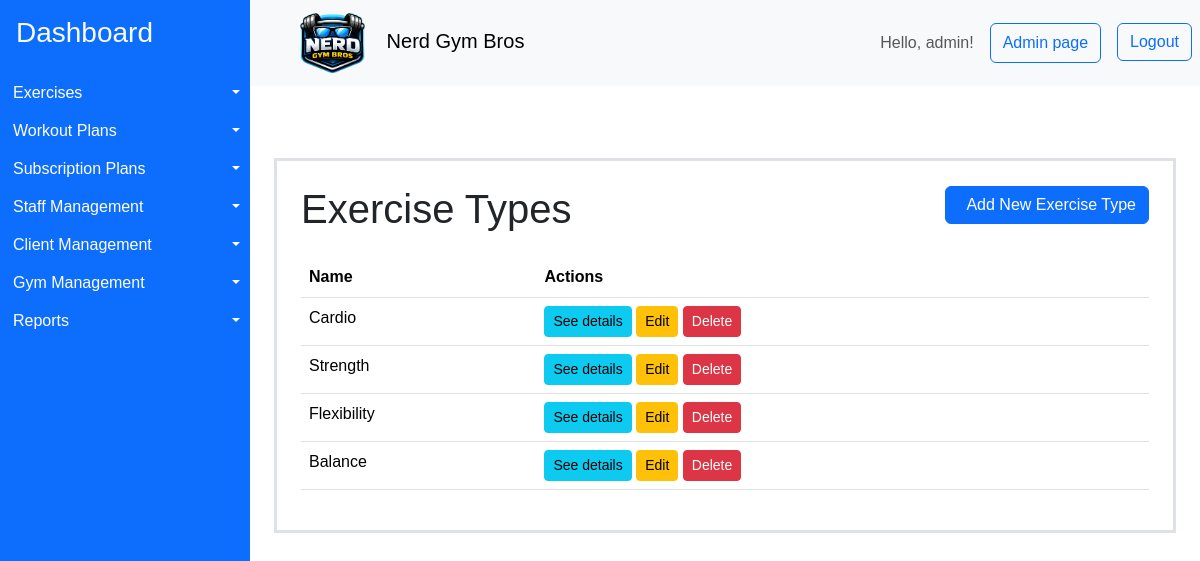
/exercise-types/ (signed in), run on the app's committed database.
### gymApp/models/dictionaries.py (models this page shows, shortened)
class ExerciseType(models.Model):
    name = models.CharField(max_length=100)  # e.g., Cardio, Strength, Flexibility
    class Meta:
        indexes = [
            models.Index(fields=["name"]),
        ]

### gymApp/views/admin_page.py (the view)
class ExerciseTypeListView(LoginRequiredMixin, PermissionRequiredMixin, ListView):
    model = ExerciseType
    template_name = "gymApp/exercise_type/list.html"
    context_object_name = "exercise_types"
    permission_required = "gymApp.view_exercisetype"
    raise_exception = True

### gymApp/templates/gymApp/exercise_type/list.html (shortened to what this page needs)
{% extends "gymApp/layout.html" %}
{% load bootstrap_icons %}
{% block content %}
<div class="container mt-5 p-4 border border-3" >
    <div class="d-flex justify-content-between align-items-center mb-3">
        <h1>Exercise Types</h1>
        <a href="{% url 'exercise_type_create' %}" class="btn btn-primary mb-3">
            <span class="ms-2">Add New Exercise Type</span>
        </a>
    </div>
    <table class="table">
        <thead>
            <tr>
                <th scope="col">Name</th>
                <th scope="col">Actions</th>
            </tr>
        </thead>
        <tbody>
    {% for exercise_type in exercise_types %}
            <tr>
                <td>{{ exercise_type.name }}</td>
                <td>
                    <a href="{% url 'exercise_type_detail' exercise_type.pk %}" class="btn btn-info btn-sm">See details</a>
                    <a href="{% url 'exercise_type_update' exercise_type.pk %}" class="btn btn-warning btn-sm">Edit</a>
                    <a href="{% url 'exercise_type_delete' exercise_type.pk %}" class="btn btn-danger btn-sm">Delete</a>
                </td>
            </tr>
    {% empty %}
            <tr>
                <td colspan="2">No exercise types.</td>
            </tr>
    {% endfor %}
        </tbody>
    </table>
</div>
{% endblock %}

### gymApp/templates/gymApp/layout.html (shortened to what this page needs)
{% load bootstrap_icons %}
{% load static %}
<!DOCTYPE html>
<html>
    <head>
        <link href="https://cdn.jsdelivr.net/npm/bootstrap@5.3.8/dist/css/bootstrap.min.css" rel="stylesheet">
        <link rel="stylesheet" href="{% static 'styles/styles.css' %}">
    </head>
    <body>
    <div class="container-fluid layout d-flex flex-row p-0">
      <aside class="sidebar bg-primary" id="sidebar">
        <a class="d-block h3 pt-3 ps-3 link-light link-underline-opacity-0" href="{% url 'home'%}">Dashboard</a>
        <ul class="list-group mt-4" style="white-space: nowrap;" >
          {% if perms.gymApp.view_exercise %}
            <li class="d-flex  btn-group" >
              <a href="{% url 'exercise_list' %}" class="d-block text-start btn btn-primary rounded-0 flex-grow-1 "> {% bs_icon 'person-walking' size='1.25em'  %} Exercises</a>
              <button type="button" class="d-block btn btn-primary rounded-0 dropdown-toggle dropdown-toggle-split flex-grow-0 flex-shrink-0 " data-bs-toggle="dropdown" aria-expanded="false">
              </button>
            </li>
          {% endif %}
          {% if perms.gymApp.view_workoutplan %}
            <li class="d-flex  btn-group">
              <a href="{% url 'workout_plan_list' %}" class="d-block text-start btn btn-primary rounded-0 flex-grow-1 "> {% bs_icon 'list-check' size='1.25em'  %} Workout Plans</a>
              <button type="button" class="d-block btn btn-primary rounded-0 dropdown-toggle dropdown-toggle-split flex-grow-0 flex-shrink-0 " data-bs-toggle="dropdown" aria-expanded="false">
              </button>
            </li>
          {% endif %}
          {% if perms.gymApp.view_subscriptionplan %}
            <li class="d-flex  btn-group">
              <a href="{% url 'subscription_plan_list' %}" class="d-block text-start btn btn-primary rounded-0 flex-grow-1 "> {% bs_icon 'currency-dollar' size='1.25em'  %} Subscription Plans</a>
              <button type="button" class="d-block btn btn-primary rounded-0 dropdown-toggle dropdown-toggle-split flex-grow-0 flex-shrink-0 " data-bs-toggle="dropdown" aria-expanded="false">
              </button>
            </li>
          {% endif %}
          {% if user.is_superuser %}
          <li class="d-flex  btn-group">
            <a href="{% url 'staff_list' %}" class="d-block text-start btn btn-primary rounded-0 flex-grow-1 "> {% bs_icon 'hammer' size='1.25em'  %} Staff Management</a>
            <button type="button" class="d-block btn btn-primary rounded-0 dropdown-toggle dropdown-toggle-split flex-grow-0 flex-shrink-0 " data-bs-toggle="dropdown" aria-expanded="false">
            </button>
          </li>
          {% endif %}
          {% if perms.gymApp.view_clientprofile %}
          <li class="d-flex  btn-group">
            <a href="{% url 'client_list' %}" class="d-block text-start btn btn-primary rounded-0 flex-grow-1 "> {% bs_icon 'people-fill' size='1.25em'  %} Client Management</a>
            <button type="button" class="d-block btn btn-primary rounded-0 dropdown-toggle dropdown-toggle-split flex-grow-0 flex-shrink-0 " data-bs-toggle="dropdown" aria-expanded="false">
            </button>
          </li>
          {% endif %}
          {% if perms.gymApp.view_gym %}
          <li class="d-flex  btn-group">
            <a href="{% url 'gym_list' %}" class="d-block text-start btn btn-primary rounded-0 flex-grow-1 "> {% bs_icon 'houses-fill' size='1.25em'  %} Gym Management</a>
            <button type="button" class="d-block btn btn-primary rounded-0 dropdown-toggle dropdown-toggle-split flex-grow-0 flex-shrink-0 " data-bs-toggle="dropdown" aria-expanded="false">
            </button>
          </li>
          {% endif %}
          <li class="d-flex  btn-group">
            <a href="{% url 'reports' %}" class="d-block text-start btn btn-primary rounded-0 flex-grow-1 "> {% bs_icon 'file-earmark-bar-graph-fill' size='1.25em'  %} Reports</a>
            <button type="button" class="d-block btn btn-primary rounded-0 dropdown-toggle dropdown-toggle-split flex-grow-0 flex-shrink-0 " data-bs-toggle="dropdown" aria-expanded="false">
            </button>
          </li>
        </ul>
      </aside>
      <div class="content container-fluid p-0">
        <nav class="navbar navbar-light bg-light p-2">
          <div class="d-flex align-items-center">
          <button class="btn toggle-btn" id="toggleBtn">{% bs_icon 'list' size='1.75em' color='blue' %}</button>
          <span class="navbar-brand mb-0 h1 ms-3"><img class="me-3" src="{% static 'assets/icons/logo.png' %}" alt="Nerd Gym Bros Logo" style="height: 3em;"> Nerd Gym Bros </span>
          </div>
          <div class="d-flex">
          <span class=" navbar-text me-3"> Hello, {{ user.username }}! </span>
          {% if user.is_superuser %}
            <button class="btn btn-outline-primary me-3" onclick="location.href='{% url 'admin:index' %}'">Admin page</button>
          {% endif %}
          <form method="post" action="{% url 'logout' %}">
              <button type="submit" class="btn btn-outline-primary">Logout</button>
          </form>
          </div>
        </nav>
        <main class='p-4'>
            {% block content %}{% endblock %}
        </main>
      </div>
    </div>
    </body>
</html>

### gymApp/static/styles/styles.css (style rules this page uses)
* { box-sizing: border-box; }
body { box-sizing: border-box; margin: 0; font-family: sans-serif; }
.layout { min-height: 100vh; }
.sidebar { overflow:hidden; transform: translateX(0); min-width: 250px; width: 250px; transition: width .15s ease-in-out; }
.toggle-btn { display: block; }

### data on the page
ExerciseType: name "Cardio"
ExerciseType: name "Strength"
ExerciseType: name "Flexibility"
ExerciseType: name "Balance"

### other printed values
{{ user.username }} "admin"
